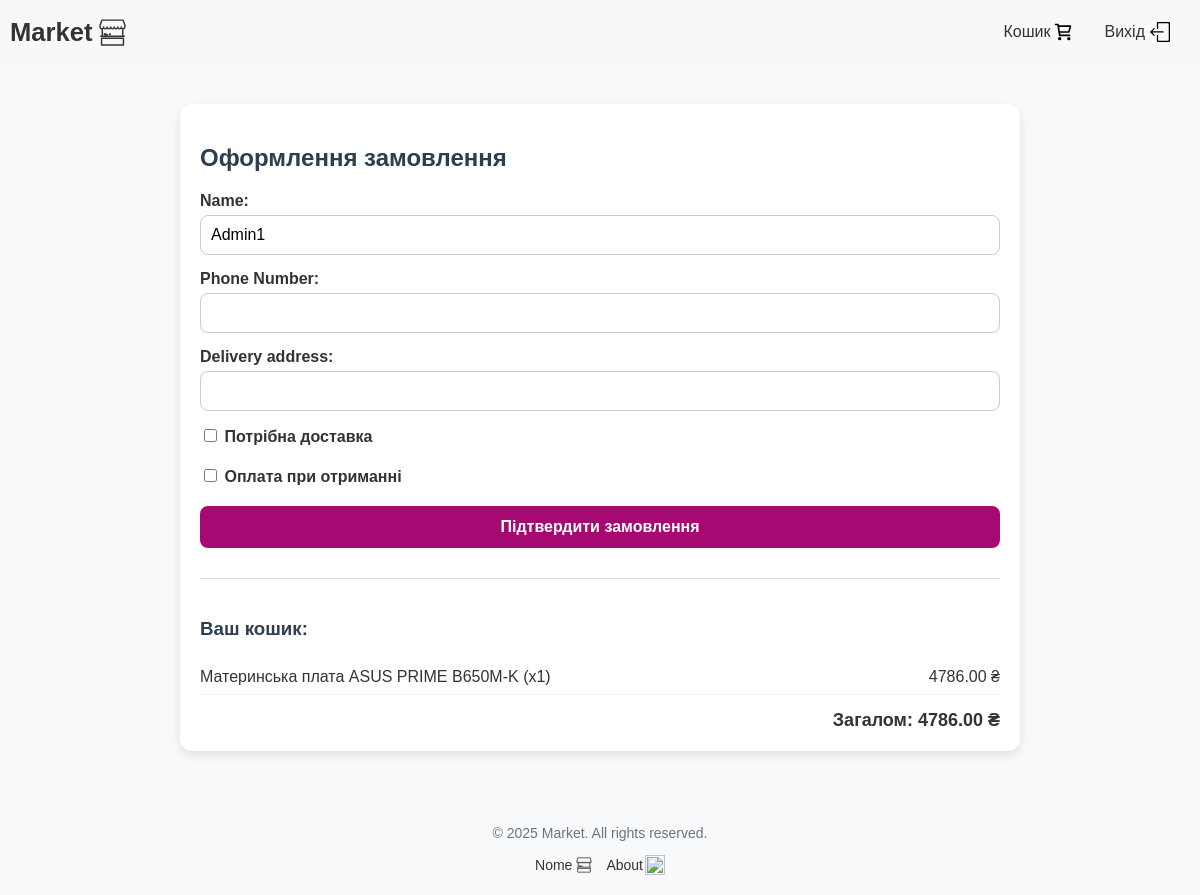
The app's page /orders/create/ (signed in) with its own data.
### carts/models.py (models this page shows)
class Cart(models.Model):
    user = models.ForeignKey('auth.User', on_delete=models.CASCADE, blank=True, null=True, verbose_name='User')
    product = models.ForeignKey('shop.Product', on_delete=models.CASCADE, related_name='cart_items', verbose_name='Product')
    quantity = models.PositiveIntegerField(default=0, verbose_name='Quantity')
    session_key = models.CharField(max_length=40, blank=True, null=True)
    created_at = models.DateTimeField(auto_now_add=True, verbose_name='Created At')
    class Meta:
        db_table = 'cart'
        verbose_name = 'Cart'
        verbose_name_plural = 'Cart'
    objects = CartQuerySet.as_manager()
    def get_total_price(self):
        return round(self.product.price * self.quantity, 2)

### shop/models.py (models this page shows)
class Product(models.Model):
    name = models.CharField(max_length=200, verbose_name='Product Name')
    slug = models.SlugField(max_length=250, unique=True, blank=True, null=True, verbose_name='URL')
    description = models.TextField(blank=True, verbose_name='Description')
    price = models.DecimalField(max_digits=10, decimal_places=2, verbose_name='Price')
    discount = models.DecimalField(max_digits=5, decimal_places=2, default=0.00, verbose_name='Discount')
    stock = models.PositiveIntegerField(default=0, verbose_name='Stock Quantity')
    category = models.ForeignKey(Category, on_delete=models.CASCADE, related_name="products")
    created_at = models.DateTimeField(auto_now_add=True, verbose_name='Created At')
    class Meta:
        db_table = 'product'
        verbose_name = 'Product'
        verbose_name_plural = 'Products'

### orders/views.py (the view)
# urls.py: path('create/', views.create_order, name='create_order'),
def create_order(request):
    user = request.user if request.user.is_authenticated else None
    session_key = request.session.session_key
    if not session_key:
        request.session.create()
        session_key = request.session.session_key
    cart_items = Cart.objects.filter(user=user) if user else Cart.objects.filter(session_key=session_key)
    if request.method == 'POST':
        form = OrderForm(request.POST)
        if form.is_valid():
            name = user.username if user else form.cleaned_data['name']
            order = Order.objects.create(
                user=user,
                name=name,
                phone_number=form.cleaned_data['phone_number'],
                requires_delivery=form.cleaned_data['requires_delivery'],
                payment_on_get=form.cleaned_data['payment_on_get']
            )
            for item in cart_items:
                OrderItem.objects.create(
                    order=order,
                    product=item.product,
                    name=item.product.name,
                    price=item.product.price,
                    quantity=item.quantity
                )
            cart_items.delete()
            return redirect('orders:order_success')
    else:
        initial = {'name': user.username} if user else {}
        form = OrderForm(initial=initial)
    return render(request, 'orders/create_order.html', {
        'form': form,
        'cart_items': cart_items
    })

### orders/forms.py
class OrderForm(forms.ModelForm):
    class Meta:
        model = Order
        fields = ['phone_number', 'requires_delivery', 'payment_on_get']
    name = forms.CharField()
    delivery_address = forms.CharField()

### carts/models.py (called while the page is built)
    def total_price(self):
        return sum(cart.get_total_price() for cart in self)

### orders/templates/orders/create_order.html (shortened to what this page needs)
{% load static %}
<!DOCTYPE html>
<html lang="uk">
<head>
    <link rel="stylesheet" href="{% static 'orders/css/order.css' %}">
</head>
<body>
    {% include 'shop/partials/navigation.html' %}
    <div class="container">
        <h2>Оформлення замовлення</h2>
        {% if cart_items %}
    <form method="post">
        <div class="form-group">
            {{ form.name.label_tag }}
            {{ form.name }}
        </div>
        <div class="form-group">
            {{ form.phone_number.label_tag }}
            {{ form.phone_number }}
        </div>
        <div class="form-group">
            {{ form.delivery_address.label_tag }}
            {{ form.delivery_address }}
        </div>
        <div class="form-group">
            <label>
                {{ form.requires_delivery }} Потрібна доставка
            </label>
        </div>
        <div class="form-group">
            <label>
                {{ form.payment_on_get }} Оплата при отриманні
            </label>
        </div>
        <button type="submit">Підтвердити замовлення</button>
    </form>
    {% endif %}
        {% if cart_items.exists %}
        <div class="cart-items">
            <h3>Ваш кошик:</h3>
            {% for item in cart_items %}
                <div class="cart-item">
                    <span>{{ item.product.name }} (x{{ item.quantity }})</span>
                    <span>{{ item.get_total_price }} ₴</span>
                </div>
            {% endfor %}
            <div class="total">
                Загалом: {{ cart_items.total_price }} ₴
            </div>
        </div>
        {% endif %}
    </div>
    {% include 'shop/partials/footer.html' %}
</body>
</html>

### orders/static/orders/css/order.css (style rules this page uses)
body { font-family: Tahoma, Geneva, Verdana, sans-serif; margin: 0; padding: 0; background-color: #f9f9f9; color: #333; }
.container { max-width: 800px; margin: 40px auto; padding: 20px; background-color: #fff; border-radius: 12px; box-shadow: 0 4px 10px rgba(0,0,0,0.1); }
h1, h2, h3 { color: #2c3e50; margin-bottom: 20px; }
form { display: flex; flex-direction: column; gap: 15px; }
.form-group { display: flex; flex-direction: column; }
.form-group label { margin-bottom: 5px; font-weight: 600; }
.form-group input,.form-group textarea { padding: 10px; border: 1px solid #ccc; border-radius: 8px; font-size: 16px; outline: none; transition: border 0.3s ease; }
button { padding: 12px 20px; font-size: 16px; font-weight: bold; background-color: #a70972ff; color: white; border: none; border-radius: 8px; cursor: pointer; transition: background 0.3s ease; }
.cart-items { margin-top: 30px; border-top: 1px solid #ddd; padding-top: 20px; }
.cart-item { display: flex; justify-content: space-between; padding: 8px 0; border-bottom: 1px solid #eee; }
.total { margin-top: 15px; font-weight: bold; text-align: right; font-size: 18px; }

### records on screen
Cart: product.name "Материнська плата ASUS PRIME B650M-K", quantity "1", get_total_price "4786.00", total_price "4786.00"

### other values on screen
{{ year|default:2025 }} "2025"
